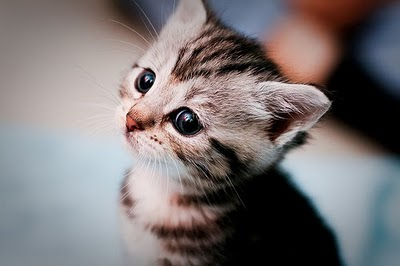
#> input picture Data/kitten.jpg, 400 x 266 px
$ python image_and_video_analysis.py
#> lines starting #> are read from the running program, lines starting #| are printed output that depends on the picture
import cv2
import numpy as np
import matplotlib.pyplot as plt

img = cv2.imread('Data/kitten.jpg', cv2.IMREAD_GRAYSCALE)
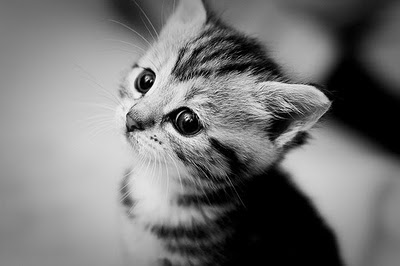
#> img: shape (266, 400); min 0, max 255, mean 118.5
# [6 lines of commented-out code are left out]

plt.imshow(img, cmap = 'gray', interpolation = 'bicubic')
plt.plot([50, 100], [80, 100], 'c', linewidth = 5)
plt.show()
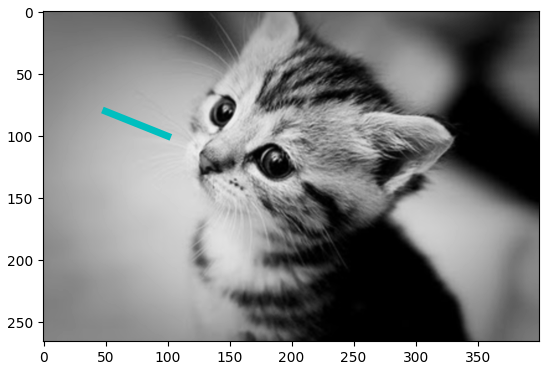
#> figure drawn by matplotlib, 1 panel
